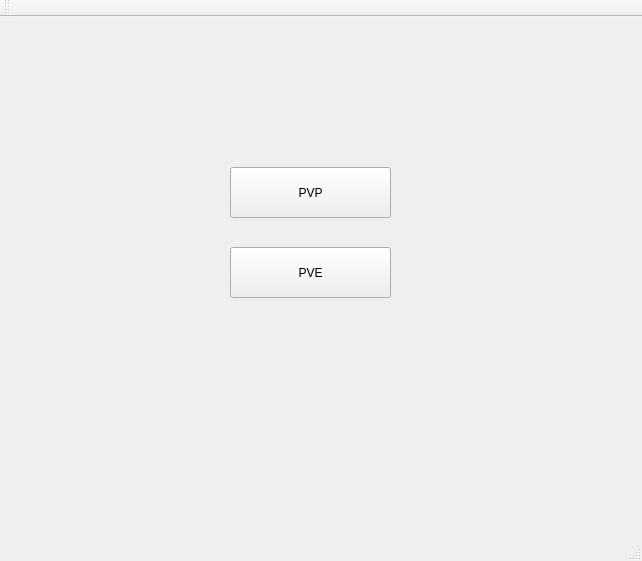
<?xml version="1.0" encoding="UTF-8"?>
<ui version="4.0">
 <class>GobangClass</class>
 <widget class="QMainWindow" name="GobangClass">
  <property name="geometry">
   <rect>
    <x>0</x>
    <y>0</y>
    <width>642</width>
    <height>561</height>
   </rect>
  </property>
  <property name="windowTitle">
   <string>Gobang</string>
  </property>
  <widget class="QWidget" name="centralWidget">
   <widget class="QPushButton" name="btn_pvp">
    <property name="geometry">
     <rect>
      <x>230</x>
      <y>150</y>
      <width>161</width>
      <height>51</height>
     </rect>
    </property>
    <property name="text">
     <string>PVP</string>
    </property>
   </widget>
   <widget class="QPushButton" name="btn_pve">
    <property name="geometry">
     <rect>
      <x>230</x>
      <y>230</y>
      <width>161</width>
      <height>51</height>
     </rect>
    </property>
    <property name="text">
     <string>PVE</string>
    </property>
   </widget>
  </widget>
  <widget class="QMenuBar" name="menuBar">
   <property name="geometry">
    <rect>
     <x>0</x>
     <y>0</y>
     <width>642</width>
     <height>26</height>
    </rect>
   </property>
  </widget>
  <widget class="QToolBar" name="mainToolBar">
   <attribute name="toolBarArea">
    <enum>TopToolBarArea</enum>
   </attribute>
   <attribute name="toolBarBreak">
    <bool>false</bool>
   </attribute>
  </widget>
  <widget class="QStatusBar" name="statusBar"/>
 </widget>
 <layoutdefault spacing="6" margin="11"/>
 <resources>
  <include location="Gobang.qrc"/>
 </resources>
 <connections/>
</ui>
